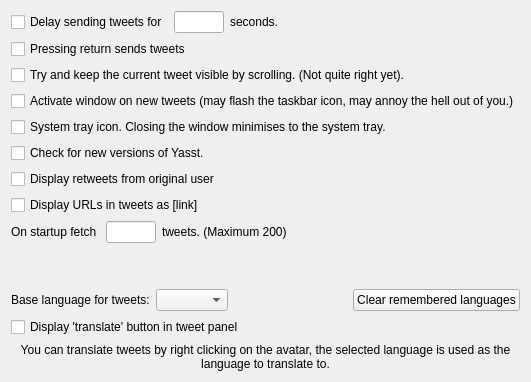
     <widget class="QWidget" name="tab_2">
      <attribute name="title">
       <string>General</string>
      </attribute>
      <layout class="QGridLayout" name="gridLayout">
       <item row="6" column="0">
        <widget class="QCheckBox" name="returnsends">
         <property name="text">
          <string>Pressing return sends tweets</string>
         </property>
        </widget>
       </item>
       <item row="7" column="0">
        <widget class="QCheckBox" name="dansannoyingscrollything">
         <property name="text">
          <string>Try and keep the current tweet visible by scrolling. (Not quite right yet).</string>
         </property>
        </widget>
       </item>
       <item row="3" column="0">
        <layout class="QHBoxLayout" name="horizontalLayout_7">
         <item>
          <widget class="QCheckBox" name="senddelay">
           <property name="sizePolicy">
            <sizepolicy hsizetype="Maximum" vsizetype="Fixed">
             <horstretch>0</horstretch>
             <verstretch>0</verstretch>
            </sizepolicy>
           </property>
           <property name="text">
            <string>Delay sending tweets for</string>
           </property>
          </widget>
         </item>
         <item>
          <widget class="QLineEdit" name="sendingDelay">
           <property name="sizePolicy">
            <sizepolicy hsizetype="Maximum" vsizetype="Fixed">
             <horstretch>0</horstretch>
             <verstretch>0</verstretch>
            </sizepolicy>
           </property>
           <property name="maximumSize">
            <size>
             <width>50</width>
             <height>16777215</height>
            </size>
           </property>
           <property name="maxLength">
            <number>3</number>
           </property>
          </widget>
         </item>
         <item>
          <widget class="QLabel" name="label_23">
           <property name="text">
            <string>seconds.</string>
           </property>
          </widget>
         </item>
        </layout>
       </item>
       <item row="8" column="0">
        <widget class="QCheckBox" name="activatewindow">
         <property name="text">
          <string>Activate window on new tweets (may flash the taskbar icon, may annoy the hell out of you.)</string>
         </property>
        </widget>
       </item>
       <item row="9" column="0">
        <widget class="QCheckBox" name="trayicon">
         <property name="text">
          <string>System tray icon. Closing the window minimises to the system tray.</string>
         </property>
        </widget>
       </item>
       <item row="13" column="0">
        <layout class="QHBoxLayout" name="horizontalLayout_11">
         <item>
          <widget class="QLabel" name="label_6">
           <property name="sizePolicy">
            <sizepolicy hsizetype="Maximum" vsizetype="Preferred">
             <horstretch>0</horstretch>
             <verstretch>0</verstretch>
            </sizepolicy>
           </property>
           <property name="text">
            <string>On startup fetch </string>
           </property>
          </widget>
         </item>
         <item>
          <widget class="QLineEdit" name="startupcount">
           <property name="sizePolicy">
            <sizepolicy hsizetype="Maximum" vsizetype="Fixed">
             <horstretch>0</horstretch>
             <verstretch>0</verstretch>
            </sizepolicy>
           </property>
           <property name="maximumSize">
            <size>
             <width>50</width>
             <height>16777215</height>
            </size>
           </property>
           <property name="maxLength">
            <number>3</number>
           </property>
          </widget>
         </item>
         <item>
          <widget class="QLabel" name="label_33">
           <property name="text">
            <string>tweets. (Maximum 200)</string>
           </property>
          </widget>
         </item>
        </layout>
       </item>
       <item row="10" column="0">
        <widget class="QCheckBox" name="upgradecheck">
         <property name="text">
          <string>Check for new versions of Yasst.</string>
         </property>
        </widget>
       </item>
       <item row="15" column="0">
        <layout class="QHBoxLayout" name="horizontalLayout_15">
         <item>
          <widget class="QLabel" name="label_12">
           <property name="text">
            <string>Base language for tweets:</string>
           </property>
          </widget>
         </item>
         <item>
          <widget class="QComboBox" name="lang"/>
         </item>
         <item>
          <spacer name="horizontalSpacer_8">
           <property name="orientation">
            <enum>Qt::Horizontal</enum>
           </property>
           <property name="sizeHint" stdset="0">
            <size>
             <width>40</width>
             <height>20</height>
            </size>
           </property>
          </spacer>
         </item>
         <item>
          <widget class="QPushButton" name="clearlang">
           <property name="text">
            <string>Clear remembered languages</string>
           </property>
          </widget>
         </item>
        </layout>
       </item>
       <item row="14" column="0">
        <spacer name="verticalSpacer">
         <property name="orientation">
          <enum>Qt::Vertical</enum>
         </property>
         <property name="sizeHint" stdset="0">
          <size>
           <width>20</width>
           <height>40</height>
          </size>
         </property>
        </spacer>
       </item>
       <item row="16" column="0">
        <widget class="QCheckBox" name="translatebutton">
         <property name="text">
          <string>Display 'translate' button in tweet panel</string>
         </property>
        </widget>
       </item>
       <item row="17" column="0">
        <widget class="QLabel" name="label_39">
         <property name="text">
          <string>You can translate tweets by right clicking on the avatar, the selected language is used as the language to translate to.</string>
         </property>
         <property name="alignment">
          <set>Qt::AlignCenter</set>
         </property>
         <property name="wordWrap">
          <bool>true</bool>
         </property>
        </widget>
       </item>
       <item row="11" column="0">
        <widget class="QCheckBox" name="retweets">
         <property name="text">
          <string>Display retweets from original user</string>
         </property>
        </widget>
       </item>
       <item row="12" column="0">
        <widget class="QCheckBox" name="shorturls">
         <property name="text">
          <string>Display URLs in tweets as [link]</string>
         </property>
        </widget>
       </item>
      </layout>
     </widget>
